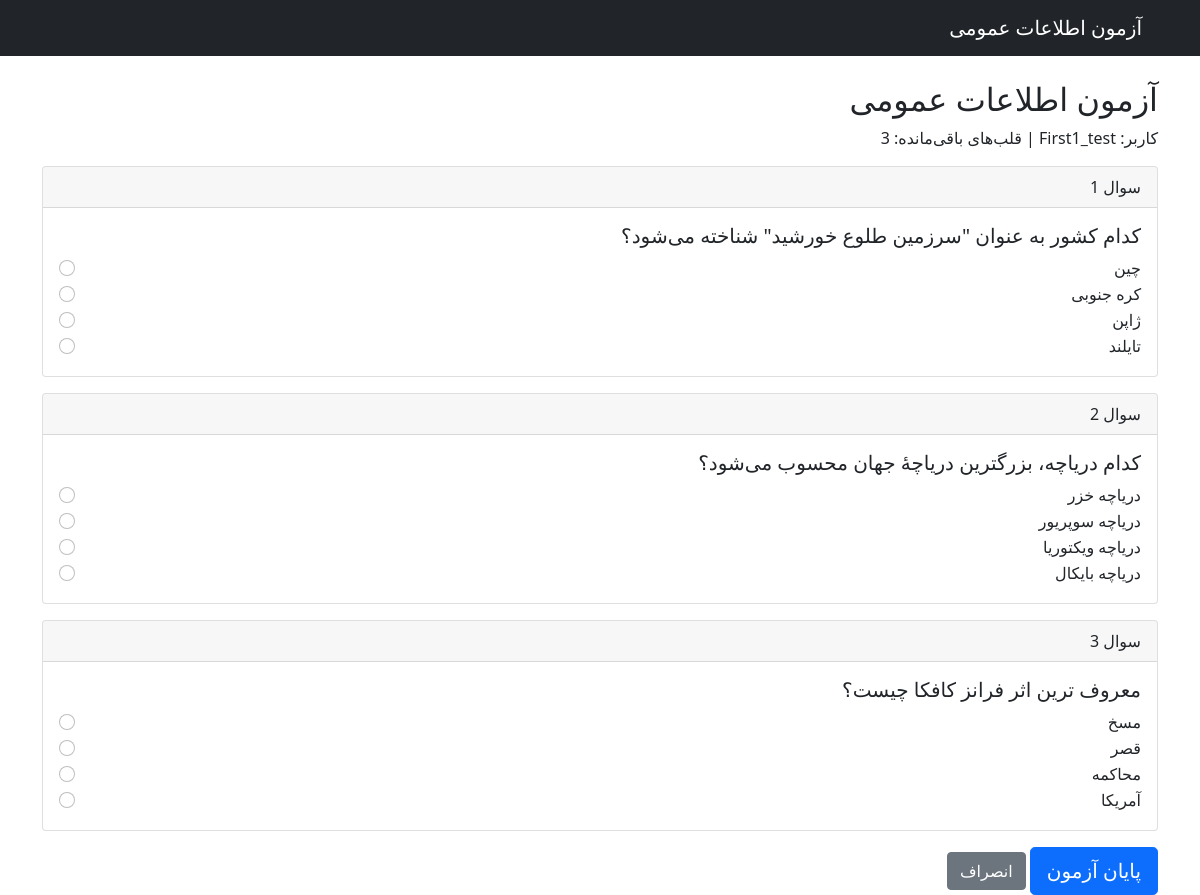
/quiz/ (signed in), run on the app's committed database.
### Users/models.py (models this page shows, shortened)
class CustomUser(AbstractUser):
    hearts = models.IntegerField(default=5)
    hearts_last_update = models.DateTimeField(default=timezone.now)
    total_score = models.IntegerField(default=0)
    def can_take_quiz(self):
        if self.hearts > 0:
            return True, "می‌توانید آزمون دهید"

class Question(models.Model):
    text = models.TextField(verbose_name="متن سوال")
    option1 = models.CharField(max_length=200, verbose_name="گزینه ۱")
    option2 = models.CharField(max_length=200, verbose_name="گزینه ۲")
    option3 = models.CharField(max_length=200, verbose_name="گزینه ۳")
    option4 = models.CharField(max_length=200, verbose_name="گزینه ۴")
    correct_option = models.IntegerField(
        choices=[(1, 'گزینه ۱'), (2, 'گزینه ۲'), (3, 'گزینه ۳'), (4, 'گزینه ۴')],
        verbose_name="گزینه صحیح"
    )
    used_count = models.IntegerField(default=0)

### Users/views.py (the view, shortened to what this page needs)
# urls.py: path('quiz/', views.quiz_view, name='quiz'),
@login_required
def quiz_view(request):
    user = request.user
    can_take_quiz, message = user.can_take_quiz()
    if not can_take_quiz:
        messages.warning(request, message)
        return redirect('dashboard')
    quiz_settings = QuizSettings.objects.first()
    if not quiz_settings:
        quiz_settings = QuizSettings.objects.create()
    answered_questions = UserAnswer.objects.filter(user=user).values_list('question_id', flat=True)
    available_questions = Question.objects.exclude(id__in=answered_questions)
    if available_questions.count() < quiz_settings.total_questions:
        available_questions = Question.objects.all().order_by('used_count')
    questions = list(available_questions[:quiz_settings.total_questions])
    random.shuffle(questions)
    if not questions:
        messages.error(request, 'در حال حاضر سوالی برای نمایش وجود ندارد')
        return redirect('dashboard')
    context = {
        'questions': questions,
        'quiz_settings': quiz_settings,
        'user': user,
    }
    return render(request, 'Users/quiz.html', context)

### Users/templates/Users/quiz.html (shortened to what this page needs)
<!DOCTYPE html>
<html lang="fa" dir="rtl">
<head>
    <link href="https://cdn.jsdelivr.net/npm/bootstrap@5.1.3/dist/css/bootstrap.min.css" rel="stylesheet">
</head>
<body>
    <nav class="navbar navbar-expand-lg navbar-dark bg-dark">
        <div class="container">
            <a class="navbar-brand" href="/dashboard/">آزمون اطلاعات عمومی</a>
        </div>
    </nav>
    <div class="container mt-4">
        <h2>آزمون اطلاعات عمومی</h2>
        <p>کاربر: {{ user.username }} | قلب‌های باقی‌مانده: {{ user.hearts }}</p>
        <form method="post">
            {% for question in questions %}
            <div class="card mb-3">
                <div class="card-header">سوال {{ forloop.counter }}</div>
                <div class="card-body">
                    <h5>{{ question.text }}</h5>
                    <div class="form-check">
                        <input class="form-check-input" type="radio" name="question_{{ question.id }}" value="1" required>
                        <label class="form-check-label">{{ question.option1 }}</label>
                    </div>
                    <div class="form-check">
                        <input class="form-check-input" type="radio" name="question_{{ question.id }}" value="2">
                        <label class="form-check-label">{{ question.option2 }}</label>
                    </div>
                    <div class="form-check">
                        <input class="form-check-input" type="radio" name="question_{{ question.id }}" value="3">
                        <label class="form-check-label">{{ question.option3 }}</label>
                    </div>
                    <div class="form-check">
                        <input class="form-check-input" type="radio" name="question_{{ question.id }}" value="4">
                        <label class="form-check-label">{{ question.option4 }}</label>
                    </div>
                </div>
            </div>
            {% endfor %}
            <button type="submit" class="btn btn-primary btn-lg">پایان آزمون</button>
            <a href="/dashboard/" class="btn btn-secondary">انصراف</a>
        </form>
    </div>
</body>
</html>

### data on the page
CustomUser: hearts "3"
Question: text "کدام کشور به عنوان \"سرزمین طلوع خورشید\" شناخته می‌شود؟", option1 "چین", option2 "کره جنوبی", option3 "ژاپن", option4 "تایلند"
Question: text "کدام دریاچه، بزرگترین دریاچهٔ جهان محسوب می‌شود؟", option1 "دریاچه خزر", option2 "دریاچه سوپریور", option3 "دریاچه ویکتوریا", option4 "دریاچه بایکال"
Question: text "معروف ترین اثر فرانز کافکا چیست؟", option1 "مسخ", option2 "قصر", option3 "محاکمه", option4 "آمریکا"
